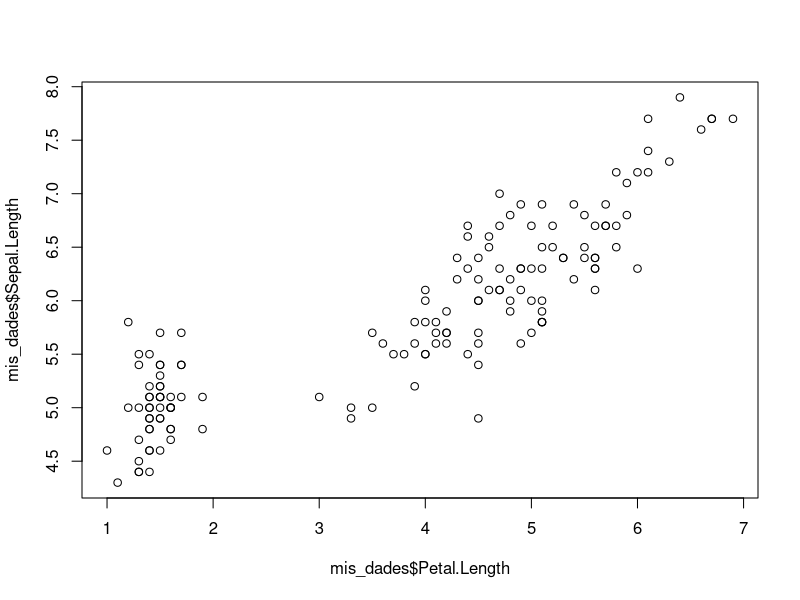

Here is the R script that generated this plot:
#Codigo para problema 2

mis_dades <- iris

linreg <- lm(Sepal.Length ~ Petal.Length, data = mis_dades)
predict(linreg, data.frame(Petal.Length=1.5))
cor.test(mis_dades$Petal.Length, mis_dades$Sepal.Length)
predict(linreg, data.frame(Petal.Length=mis_dades$Petal.Length))

plot(mis_dades$Petal.Length, mis_dades$Sepal.Length)
